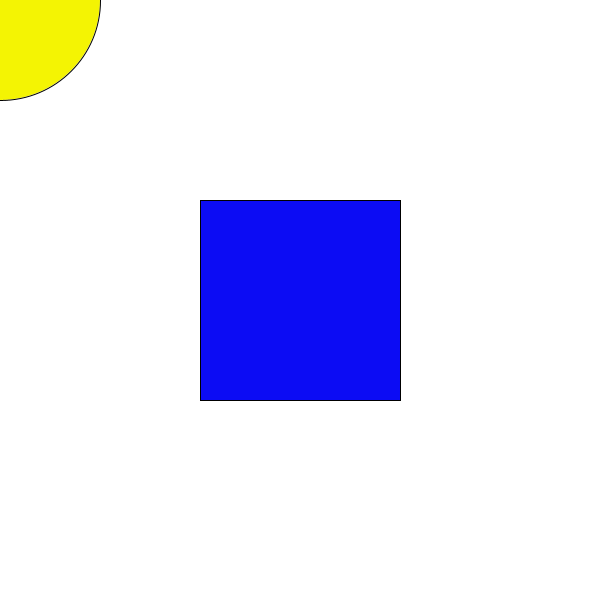
Frame 1 (no input)
Frame 60 (the mouse pressed at the canvas centre just before this capture): identical to frame 1, image omitted
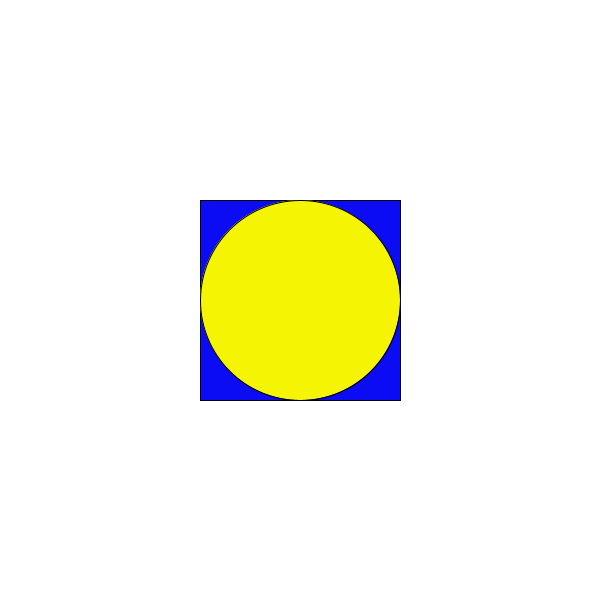
Frame 120 (the mouse held since frame 60 and released just before this capture)

The Processing sketch that drew these frames (run headless with seeded random() and noise(); from frame 60 on, the mouse is pressed at the canvas centre):

// Processing sketch: processing_13045
// ── processing_13045.pde

 /* Reginal Cherislin
    CST 112
    Move Ellipse and Rect with  MouseX & KeyPressed   */
         
int x;
int y;
int mx;
int my;

void setup() {        //do 1 start
  size(600,600);
  smooth();
  x = width/2;        //set width to x to middle
  y = height/2;       //set height to y to middle
}                            //do 1 end

void draw() {                     // do 2 start
  background(255);
  mx = mouseX;               // set mouseX to mx
  my = mouseY;               // set mouseY to my
    fill(12,12,244);
  rectMode(CENTER);
  rect(x,y,200,200);        //x and y is set to screen's middle

  fill(244,244,3);
  ellipse(mx,my,200,200);   // mx is set to mouseY and my is set to mouseX
}                               // do 2 end

void keyPressed() {          //   do 3
  x =  mouseX;                        // keyPressed x set to mouseX
  y = mouseY;                         // keyPressed y set to mouseY
   }                                     // end  do 3
                
